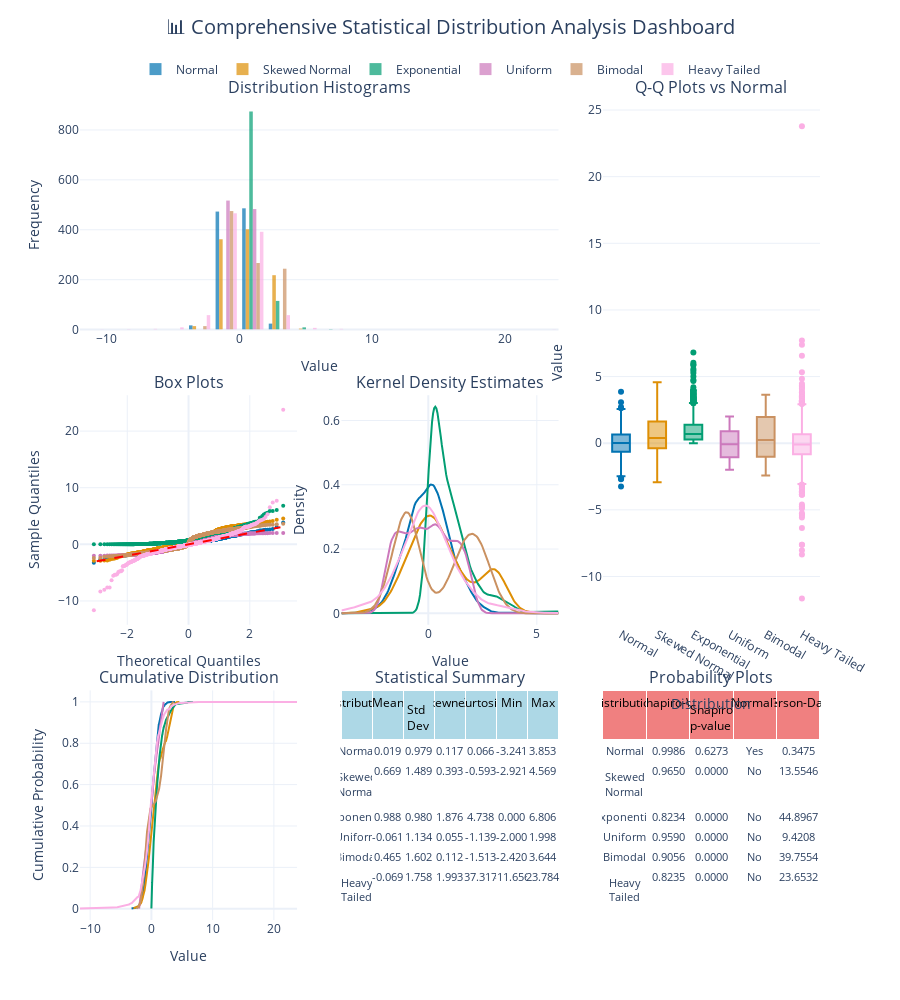

Here is the notebook cell this chart was saved with:
### Markdown cell above
## 📊 Statistical Distribution Analysis & Visualization

Understanding and visualizing statistical distributions is fundamental to data analysis. We'll explore various distribution types, their properties, and how to effectively visualize them.

### Code cell
print("📊 Creating Comprehensive Distribution Visualizations...")

# Generate sample data with different distributions
np.random.seed(42)

# Create a comprehensive distribution comparison
distributions_data = {
    'Normal': norm.rvs(loc=0, scale=1, size=1000),
    'Skewed Normal': np.concatenate([norm.rvs(loc=0, scale=1, size=800), 
                                   norm.rvs(loc=3, scale=0.5, size=200)]),
    'Exponential': expon.rvs(scale=1, size=1000),
    'Uniform': uniform.rvs(loc=-2, scale=4, size=1000),
    'Bimodal': np.concatenate([norm.rvs(loc=-1, scale=0.5, size=500), 
                              norm.rvs(loc=2, scale=0.7, size=500)]),
    'Heavy Tailed': t.rvs(df=3, size=1000)
}

# Create a comprehensive distribution analysis dashboard
def create_distribution_dashboard():
    """Create an interactive dashboard comparing different distributions"""
    
    fig = make_subplots(
        rows=3, cols=3,
        subplot_titles=[
            "Distribution Histograms", "Q-Q Plots vs Normal", "Box Plots",
            "Kernel Density Estimates", "Cumulative Distribution", "Statistical Summary",
            "Probability Plots", "Normality Tests", "Distribution Parameters"
        ],
        specs=[
            [{"colspan": 2}, None, {"rowspan": 2}],
            [{"type": "scatter"}, {"type": "scatter"}, None],
            [{"type": "scatter"}, {"type": "table"}, {"type": "table"}]
        ],
        vertical_spacing=0.08,
        horizontal_spacing=0.06
    )
    
    # 1. Distribution Histograms with overlaid theoretical curves
    colors = COLORBLIND_PALETTE[:len(distributions_data)]
    
    for i, (name, data) in enumerate(distributions_data.items()):
        fig.add_trace(
            go.Histogram(
                x=data,
                name=name,
                opacity=0.7,
                nbinsx=30,
                marker_color=colors[i],
                legendgroup=name,
                showlegend=True
            ),
            row=1, col=1
        )
    
    # 2. Q-Q plots against normal distribution
    for i, (name, data) in enumerate(distributions_data.items()):
        # Calculate theoretical quantiles
        sorted_data = np.sort(data)
        n = len(data)
        theoretical_quantiles = norm.ppf(np.arange(1, n+1) / (n+1))
        
        fig.add_trace(
            go.Scatter(
                x=theoretical_quantiles,
                y=sorted_data,
                mode='markers',
                name=f'{name} Q-Q',
                marker=dict(color=colors[i], size=4),
                legendgroup=name,
                showlegend=False
            ),
            row=2, col=1
        )
    
    # Add reference line for Q-Q plot
    min_q, max_q = -3, 3
    fig.add_trace(
        go.Scatter(
            x=[min_q, max_q],
            y=[min_q, max_q],
            mode='lines',
            name='Perfect Normal',
            line=dict(color='red', dash='dash', width=2),
            showlegend=False
        ),
        row=2, col=1
    )
    
    # 3. Box plots showing distribution characteristics
    box_data = []
    for name, data in distributions_data.items():
        box_data.extend([{
            'Distribution': name,
            'Value': val,
            'Color': colors[i]
        } for i, val in enumerate([data]) for val in val])
    
    box_df = pd.DataFrame(box_data)
    
    for i, (name, data) in enumerate(distributions_data.items()):
        fig.add_trace(
            go.Box(
                y=data,
                name=name,
                marker_color=colors[i],
                boxpoints='outliers',
                legendgroup=name,
                showlegend=False
            ),
            row=1, col=3
        )
    
    # 4. Kernel Density Estimates
    x_range = np.linspace(-4, 6, 200)
    
    for i, (name, data) in enumerate(distributions_data.items()):
        # Calculate KDE
        from scipy.stats import gaussian_kde
        kde = gaussian_kde(data)
        density = kde(x_range)
        
        fig.add_trace(
            go.Scatter(
                x=x_range,
                y=density,
                mode='lines',
                name=f'{name} KDE',
                line=dict(color=colors[i], width=2),
                legendgroup=name,
                showlegend=False
            ),
            row=2, col=2
        )
    
    # 5. Cumulative Distribution Functions
    for i, (name, data) in enumerate(distributions_data.items()):
        sorted_data = np.sort(data)
        y_values = np.arange(1, len(sorted_data) + 1) / len(sorted_data)
        
        fig.add_trace(
            go.Scatter(
                x=sorted_data,
                y=y_values,
                mode='lines',
                name=f'{name} CDF',
                line=dict(color=colors[i], width=2),
                legendgroup=name,
                showlegend=False
            ),
            row=3, col=1
        )
    
    # 6. Statistical Summary Table
    summary_stats = []
    for name, data in distributions_data.items():
        stats_dict = {
            'Distribution': name,
            'Mean': f"{np.mean(data):.3f}",
            'Std Dev': f"{np.std(data):.3f}",
            'Skewness': f"{stats.skew(data):.3f}",
            'Kurtosis': f"{stats.kurtosis(data):.3f}",
            'Min': f"{np.min(data):.3f}",
            'Max': f"{np.max(data):.3f}"
        }
        summary_stats.append(stats_dict)
    
    summary_df = pd.DataFrame(summary_stats)
    
    fig.add_trace(
        go.Table(
            header=dict(
                values=list(summary_df.columns),
                fill_color='lightblue',
                align='center',
                font=dict(size=12, color='black')
            ),
            cells=dict(
                values=[summary_df[col] for col in summary_df.columns],
                fill_color='white',
                align='center',
                font=dict(size=11)
            )
        ),
        row=3, col=2
    )
    
    # 7. Normality Test Results
    normality_results = []
    for name, data in distributions_data.items():
        # Shapiro-Wilk test (for sample size <= 5000)
        sample_data = data[:min(len(data), 5000)]
        shapiro_stat, shapiro_p = shapiro(sample_data)
        
        # Anderson-Darling test
        anderson_result = anderson(data, dist='norm')
        
        normality_results.append({
            'Distribution': name,
            'Shapiro-W': f"{shapiro_stat:.4f}",
            'Shapiro p-value': f"{shapiro_p:.4f}",
            'Normal?': 'Yes' if shapiro_p > 0.05 else 'No',
            'Anderson-Darling': f"{anderson_result.statistic:.4f}"
        })
    
    normality_df = pd.DataFrame(normality_results)
    
    fig.add_trace(
        go.Table(
            header=dict(
                values=list(normality_df.columns),
                fill_color='lightcoral',
                align='center',
                font=dict(size=12, color='black')
            ),
            cells=dict(
                values=[normality_df[col] for col in normality_df.columns],
                fill_color='white',
                align='center',
                font=dict(size=11)
            )
        ),
        row=3, col=3
    )
    
    # Update layout
    fig.update_layout(
        height=1000,
        title={
            'text': '📊 Comprehensive Statistical Distribution Analysis Dashboard',
            'y': 0.98,
            'x': 0.5,
            'xanchor': 'center',
            'font': {'size': 20}
        },
        template='plotly_white',
        legend=dict(
            orientation="h",
            yanchor="bottom",
            y=1.02,
            xanchor="center",
            x=0.5
        )
    )
    
    # Update subplot titles
    fig.update_xaxes(title_text="Value", row=1, col=1)
    fig.update_yaxes(title_text="Frequency", row=1, col=1)
    
    fig.update_xaxes(title_text="Theoretical Quantiles", row=2, col=1)
    fig.update_yaxes(title_text="Sample Quantiles", row=2, col=1)
    
    fig.update_xaxes(title_text="Distribution", row=1, col=3)
    fig.update_yaxes(title_text="Value", row=1, col=3)
    
    fig.update_xaxes(title_text="Value", row=2, col=2)
    fig.update_yaxes(title_text="Density", row=2, col=2)
    
    fig.update_xaxes(title_text="Value", row=3, col=1)
    fig.update_yaxes(title_text="Cumulative Probability", row=3, col=1)
    
    return fig

# Create and display the distribution dashboard
distribution_dashboard = create_distribution_dashboard()
distribution_dashboard.show()

print("\n📈 Distribution Analysis Features Demonstrated:")
print("✅ Multiple distribution types with distinct characteristics")
print("✅ Histogram overlays for visual comparison")
print("✅ Q-Q plots for normality assessment")
print("✅ Box plots showing quartiles and outliers")
print("✅ Kernel density estimation curves")
print("✅ Cumulative distribution functions")
print("✅ Comprehensive statistical summaries")
print("✅ Formal normality testing results")

print(f"\n💾 Current Memory Usage: {get_memory_usage():.1f} MB")

### Figure 1 — Plotly figure (JSON) as saved in the notebook; plotly's stock layout.template omitted (floating-point values rounded to 4 significant figures; data arrays with more than 128 entries replaced by an {"elided": "..."} marker saying what was removed)
{"data": [{"legendgroup": "Normal", "marker": {"color": "#0173B2"}, "name": "Normal", "nbinsx": 30, "opacity": 0.7, "showlegend": true, "type": "histogram", "x": {"elided": "1000 float values"}, "xaxis": "x", "yaxis": "y"}, {"legendgroup": "Skewed Normal", "marker": {"color": "#DE8F05"}, "name": "Skewed Normal", "nbinsx": 30, "opacity": 0.7, "showlegend": true, "type": "histogram", "x": {"elided": "1000 float values"}, "xaxis": "x", "yaxis": "y"}, {"legendgroup": "Exponential", "marker": {"color": "#029E73"}, "name": "Exponential", "nbinsx": 30, "opacity": 0.7, "showlegend": true, "type": "histogram", "x": {"elided": "1000 float values"}, "xaxis": "x", "yaxis": "y"}, {"legendgroup": "Uniform", "marker": {"color": "#CC78BC"}, "name": "Uniform", "nbinsx": 30, "opacity": 0.7, "showlegend": true, "type": "histogram", "x": {"elided": "1000 float values"}, "xaxis": "x", "yaxis": "y"}, {"legendgroup": "Bimodal", "marker": {"color": "#CA9161"}, "name": "Bimodal", "nbinsx": 30, "opacity": 0.7, "showlegend": true, "type": "histogram", "x": {"elided": "1000 float values"}, "xaxis": "x", "yaxis": "y"}, {"legendgroup": "Heavy Tailed", "marker": {"color": "#FBAFE4"}, "name": "Heavy Tailed", "nbinsx": 30, "opacity": 0.7, "showlegend": true, "type": "histogram", "x": {"elided": "1000 float values"}, "xaxis": "x", "yaxis": "y"}, {"legendgroup": "Normal", "marker": {"color": "#0173B2", "size": 4}, "mode": "markers", "name": "Normal Q-Q", "showlegend": false, "type": "scatter", "x": {"elided": "1000 float values"}, "xaxis": "x3", "y": {"elided": "1000 float values"}, "yaxis": "y3"}, {"legendgroup": "Skewed Normal", "marker": {"color": "#DE8F05", "size": 4}, "mode": "markers", "name": "Skewed Normal Q-Q", "showlegend": false, "type": "scatter", "x": {"elided": "1000 float values"}, "xaxis": "x3", "y": {"elided": "1000 float values"}, "yaxis": "y3"}, {"legendgroup": "Exponential", "marker": {"color": "#029E73", "size": 4}, "mode": "markers", "name": "Exponential Q-Q", "showlegend": false, "type": "scatter", "x": {"elided": "1000 float values"}, "xaxis": "x3", "y": {"elided": "1000 float values"}, "yaxis": "y3"}, {"legendgroup": "Uniform", "marker": {"color": "#CC78BC", "size": 4}, "mode": "markers", "name": "Uniform Q-Q", "showlegend": false, "type": "scatter", "x": {"elided": "1000 float values"}, "xaxis": "x3", "y": {"elided": "1000 float values"}, "yaxis": "y3"}, {"legendgroup": "Bimodal", "marker": {"color": "#CA9161", "size": 4}, "mode": "markers", "name": "Bimodal Q-Q", "showlegend": false, "type": "scatter", "x": {"elided": "1000 float values"}, "xaxis": "x3", "y": {"elided": "1000 float values"}, "yaxis": "y3"}, {"legendgroup": "Heavy Tailed", "marker": {"color": "#FBAFE4", "size": 4}, "mode": "markers", "name": "Heavy Tailed Q-Q", "showlegend": false, "type": "scatter", "x": {"elided": "1000 float values"}, "xaxis": "x3", "y": {"elided": "1000 float values"}, "yaxis": "y3"}, {"line": {"color": "red", "dash": "dash", "width": 2}, "mode": "lines", "name": "Perfect Normal", "showlegend": false, "type": "scatter", "x": [-3, 3], "xaxis": "x3", "y": [-3, 3], "yaxis": "y3"}, {"boxpoints": "outliers", "legendgroup": "Normal", "marker": {"color": "#0173B2"}, "name": "Normal", "showlegend": false, "type": "box", "xaxis": "x2", "y": {"elided": "1000 float values"}, "yaxis": "y2"}, {"boxpoints": "outliers", "legendgroup": "Skewed Normal", "marker": {"color": "#DE8F05"}, "name": "Skewed Normal", "showlegend": false, "type": "box", "xaxis": "x2", "y": {"elided": "1000 float values"}, "yaxis": "y2"}, {"boxpoints": "outliers", "legendgroup": "Exponential", "marker": {"color": "#029E73"}, "name": "Exponential", "showlegend": false, "type": "box", "xaxis": "x2", "y": {"elided": "1000 float values"}, "yaxis": "y2"}, {"boxpoints": "outliers", "legendgroup": "Uniform", "marker": {"color": "#CC78BC"}, "name": "Uniform", "showlegend": false, "type": "box", "xaxis": "x2", "y": {"elided": "1000 float values"}, "yaxis": "y2"}, {"boxpoints": "outliers", "legendgroup": "Bimodal", "marker": {"color": "#CA9161"}, "name": "Bimodal", "showlegend": false, "type": "box", "xaxis": "x2", "y": {"elided": "1000 float values"}, "yaxis": "y2"}, {"boxpoints": "outliers", "legendgroup": "Heavy Tailed", "marker": {"color": "#FBAFE4"}, "name": "Heavy Tailed", "showlegend": false, "type": "box", "xaxis": "x2", "y": {"elided": "1000 float values"}, "yaxis": "y2"}, {"legendgroup": "Normal", "line": {"color": "#0173B2", "width": 2}, "mode": "lines", "name": "Normal KDE", "showlegend": false, "type": "scatter", "x": {"elided": "200 float values"}, "xaxis": "x4", "y": {"elided": "200 float values"}, "yaxis": "y4"}, {"legendgroup": "Skewed Normal", "line": {"color": "#DE8F05", "width": 2}, "mode": "lines", "name": "Skewed Normal KDE", "showlegend": false, "type": "scatter", "x": {"elided": "200 float values"}, "xaxis": "x4", "y": {"elided": "200 float values"}, "yaxis": "y4"}, {"legendgroup": "Exponential", "line": {"color": "#029E73", "width": 2}, "mode": "lines", "name": "Exponential KDE", "showlegend": false, "type": "scatter", "x": {"elided": "200 float values"}, "xaxis": "x4", "y": {"elided": "200 float values"}, "yaxis": "y4"}, {"legendgroup": "Uniform", "line": {"color": "#CC78BC", "width": 2}, "mode": "lines", "name": "Uniform KDE", "showlegend": false, "type": "scatter", "x": {"elided": "200 float values"}, "xaxis": "x4", "y": {"elided": "200 float values"}, "yaxis": "y4"}, {"legendgroup": "Bimodal", "line": {"color": "#CA9161", "width": 2}, "mode": "lines", "name": "Bimodal KDE", "showlegend": false, "type": "scatter", "x": {"elided": "200 float values"}, "xaxis": "x4", "y": {"elided": "200 float values"}, "yaxis": "y4"}, {"legendgroup": "Heavy Tailed", "line": {"color": "#FBAFE4", "width": 2}, "mode": "lines", "name": "Heavy Tailed KDE", "showlegend": false, "type": "scatter", "x": {"elided": "200 float values"}, "xaxis": "x4", "y": {"elided": "200 float values"}, "yaxis": "y4"}, {"legendgroup": "Normal", "line": {"color": "#0173B2", "width": 2}, "mode": "lines", "name": "Normal CDF", "showlegend": false, "type": "scatter", "x": {"elided": "1000 float values"}, "xaxis": "x5", "y": {"elided": "1000 float values"}, "yaxis": "y5"}, {"legendgroup": "Skewed Normal", "line": {"color": "#DE8F05", "width": 2}, "mode": "lines", "name": "Skewed Normal CDF", "showlegend": false, "type": "scatter", "x": {"elided": "1000 float values"}, "xaxis": "x5", "y": {"elided": "1000 float values"}, "yaxis": "y5"}, {"legendgroup": "Exponential", "line": {"color": "#029E73", "width": 2}, "mode": "lines", "name": "Exponential CDF", "showlegend": false, "type": "scatter", "x": {"elided": "1000 float values"}, "xaxis": "x5", "y": {"elided": "1000 float values"}, "yaxis": "y5"}, {"legendgroup": "Uniform", "line": {"color": "#CC78BC", "width": 2}, "mode": "lines", "name": "Uniform CDF", "showlegend": false, "type": "scatter", "x": {"elided": "1000 float values"}, "xaxis": "x5", "y": {"elided": "1000 float values"}, "yaxis": "y5"}, {"legendgroup": "Bimodal", "line": {"color": "#CA9161", "width": 2}, "mode": "lines", "name": "Bimodal CDF", "showlegend": false, "type": "scatter", "x": {"elided": "1000 float values"}, "xaxis": "x5", "y": {"elided": "1000 float values"}, "yaxis": "y5"}, {"legendgroup": "Heavy Tailed", "line": {"color": "#FBAFE4", "width": 2}, "mode": "lines", "name": "Heavy Tailed CDF", "showlegend": false, "type": "scatter", "x": {"elided": "1000 float values"}, "xaxis": "x5", "y": {"elided": "1000 float values"}, "yaxis": "y5"}, {"cells": {"align": "center", "fill": {"color": "white"}, "font": {"size": 11}, "values": [["Normal", "Skewed Normal", "Exponential", "Uniform", "Bimodal", "Heavy Tailed"], ["0.019", "0.669", "0.988", "-0.061", "0.465", "-0.069"], ["0.979", "1.489", "0.980", "1.134", "1.602", "1.758"], ["0.117", "0.393", "1.876", "0.055", "0.112", "1.993"], ["0.066", "-0.593", "4.738", "-1.139", "-1.513", "37.317"], ["-3.241", "-2.921", "0.000", "-2.000", "-2.420", "-11.656"], ["3.853", "4.569", "6.806", "1.998", "3.644", "23.784"]]}, "domain": {"x": [0.3533, 0.6467], "y": [0, 0.28]}, "header": {"align": "center", "fill": {"color": "lightblue"}, "font": {"color": "black", "size": 12}, "values": ["Distribution", "Mean", "Std Dev", "Skewness", "Kurtosis", "Min", "Max"]}, "type": "table"}, {"cells": {"align": "center", "fill": {"color": "white"}, "font": {"size": 11}, "values": [["Normal", "Skewed Normal", "Exponential", "Uniform", "Bimodal", "Heavy Tailed"], ["0.9986", "0.9650", "0.8234", "0.9590", "0.9056", "0.8235"], ["0.6273", "0.0000", "0.0000", "0.0000", "0.0000", "0.0000"], ["Yes", "No", "No", "No", "No", "No"], ["0.3475", "13.5546", "44.8967", "9.4208", "39.7554", "23.6532"]]}, "domain": {"x": [0.7067, 1], "y": [0, 0.28]}, "header": {"align": "center", "fill": {"color": "lightcoral"}, "font": {"color": "black", "size": 12}, "values": ["Distribution", "Shapiro-W", "Shapiro p-value", "Normal?", "Anderson-Darling"]}, "type": "table"}], "layout": {"annotations": [{"font": {"size": 16}, "showarrow": false, "text": "Distribution Histograms", "x": 0.3233, "xanchor": "center", "xref": "paper", "y": 1, "yanchor": "bottom", "yref": "paper"}, {"font": {"size": 16}, "showarrow": false, "text": "Q-Q Plots vs Normal", "x": 0.8533, "xanchor": "center", "xref": "paper", "y": 1, "yanchor": "bottom", "yref": "paper"}, {"font": {"size": 16}, "showarrow": false, "text": "Box Plots", "x": 0.1467, "xanchor": "center", "xref": "paper", "y": 0.64, "yanchor": "bottom", "yref": "paper"}, {"font": {"size": 16}, "showarrow": false, "text": "Kernel Density Estimates", "x": 0.5, "xanchor": "center", "xref": "paper", "y": 0.64, "yanchor": "bottom", "yref": "paper"}, {"font": {"size": 16}, "showarrow": false, "text": "Cumulative Distribution", "x": 0.1467, "xanchor": "center", "xref": "paper", "y": 0.28, "yanchor": "bottom", "yref": "paper"}, {"font": {"size": 16}, "showarrow": false, "text": "Statistical Summary", "x": 0.5, "xanchor": "center", "xref": "paper", "y": 0.28, "yanchor": "bottom", "yref": "paper"}, {"font": {"size": 16}, "showarrow": false, "text": "Probability Plots", "x": 0.8533, "xanchor": "center", "xref": "paper", "y": 0.28, "yanchor": "bottom", "yref": "paper"}], "height": 1000, "legend": {"orientation": "h", "x": 0.5, "xanchor": "center", "y": 1.02, "yanchor": "bottom"}, "title": {"font": {"size": 20}, "text": "📊 Comprehensive Statistical Distribution Analysis Dashboard", "x": 0.5, "xanchor": "center", "y": 0.98}, "xaxis": {"anchor": "y", "domain": [0, 0.6467], "title": {"text": "Value"}}, "xaxis2": {"anchor": "y2", "domain": [0.7067, 1], "title": {"text": "Distribution"}}, "xaxis3": {"anchor": "y3", "domain": [0, 0.2933], "title": {"text": "Theoretical Quantiles"}}, "xaxis4": {"anchor": "y4", "domain": [0.3533, 0.6467], "title": {"text": "Value"}}, "xaxis5": {"anchor": "y5", "domain": [0, 0.2933], "title": {"text": "Value"}}, "yaxis": {"anchor": "x", "domain": [0.72, 1], "title": {"text": "Frequency"}}, "yaxis2": {"anchor": "x2", "domain": [0.36, 1], "title": {"text": "Value"}}, "yaxis3": {"anchor": "x3", "domain": [0.36, 0.64], "title": {"text": "Sample Quantiles"}}, "yaxis4": {"anchor": "x4", "domain": [0.36, 0.64], "title": {"text": "Density"}}, "yaxis5": {"anchor": "x5", "domain": [0, 0.28], "title": {"text": "Cumulative Probability"}}}}
